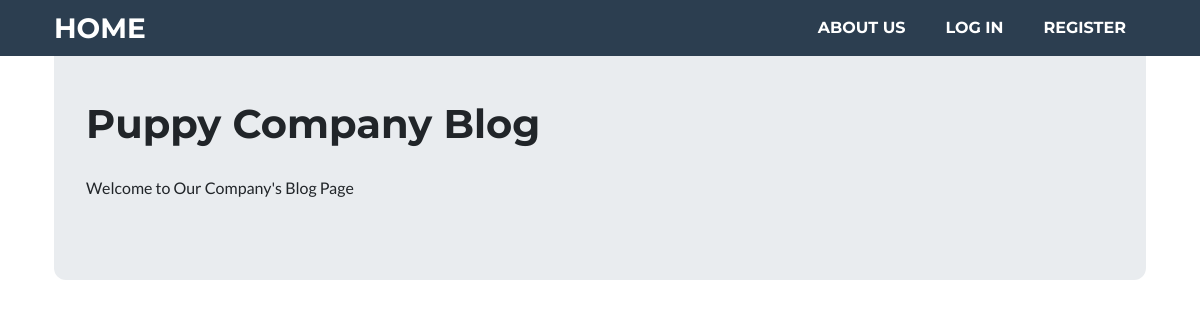
Before: / with the older database file.
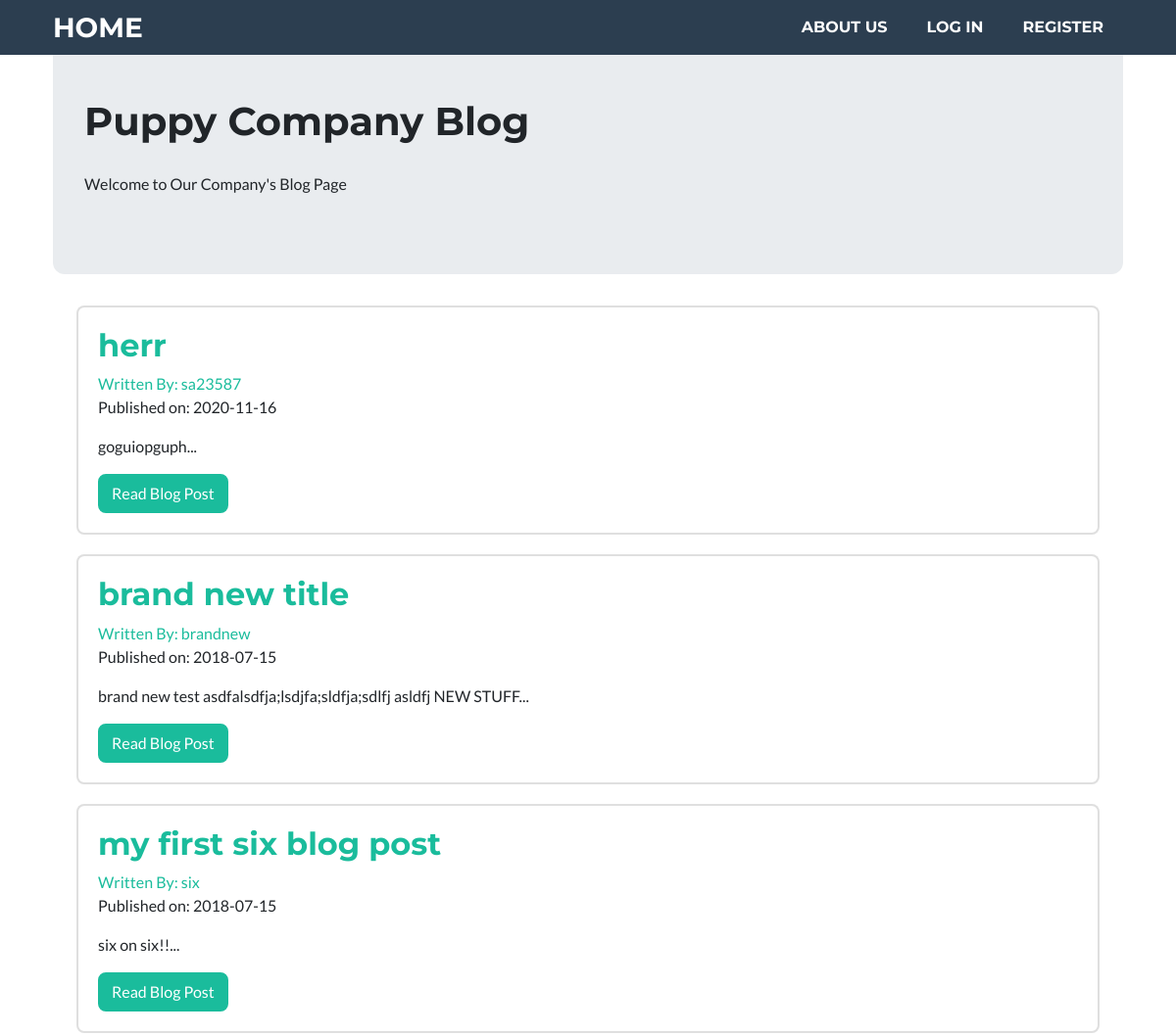
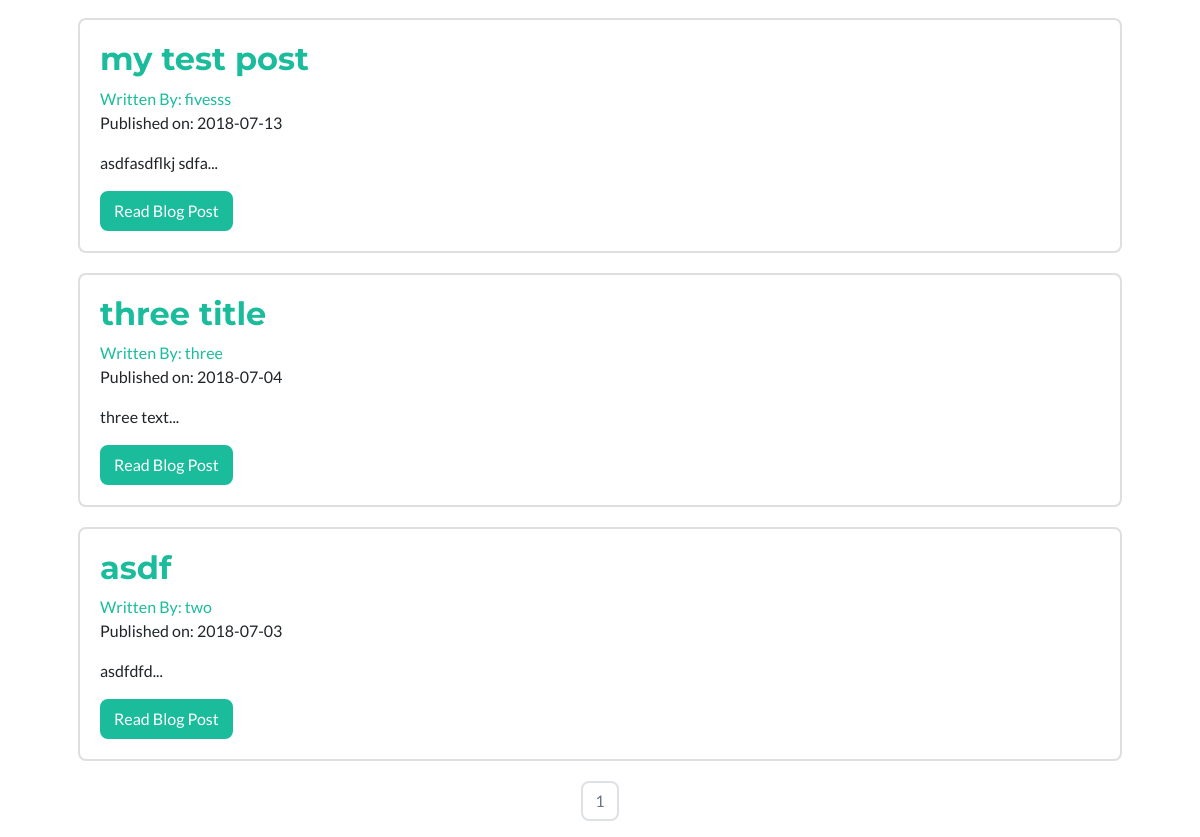
After: the same page with the newer database file (2 pictures, top to bottom).
### puppycompanyblog/models.py (models this page shows, shortened)
class BlogPost(db.Model):
    users = db.relationship(User)
    id = db.Column(db.Integer, primary_key=True)
    user_id = db.Column(db.Integer, db.ForeignKey('users.id'), nullable=False)
    date = db.Column(db.DateTime, nullable=False, default=datetime.utcnow)
    title = db.Column(db.String(140), nullable=False)
    text = db.Column(db.Text, nullable=False)

class User(db.Model, UserMixin):
    __tablename__ = 'users'
    id = db.Column(db.Integer, primary_key = True)
    profile_image = db.Column(db.String(20), nullable=False, default='default_profile.png')
    email = db.Column(db.String(64), unique=True, index=True)
    username = db.Column(db.String(64), unique=True, index=True)
    password_hash = db.Column(db.String(128))
    posts = db.relationship('BlogPost', backref='author', lazy=True)

### puppycompanyblog/core/views.py (the view)
@core.route('/')
def index():
    page = request.args.get('page', 1, type=int)
    blog_posts = BlogPost.query.order_by(BlogPost.date.desc()).paginate(page=page, per_page=10)
    return render_template('index.html',blog_posts=blog_posts)

### puppycompanyblog/templates/index.html (shortened to what this page needs)
{% extends "base.html" %}
{% block content %}
  <div class="jumbotron" style = "align: center;" >
    <h1 style="padding-top : 6px;">Puppy Company Blog</h1>
    <p style="padding-top : 20px;">Welcome to Our Company's Blog Page</p>
  </div>
  <div class="container">
    {% for post in blog_posts.items %}
    <div class="card"  style="margin-top: 20px; margin-bottom: 20px;">
      <div class="card-body"">
        <h2><a class="card-title" href="  {{ url_for('blog_posts.blog_post', blog_post_id=post.id) }}">{{ post.title }}</a></h2>
        <a href="{{ url_for('users.user_posts', username=post.author.username) }}">Written By: {{ post.author.username }}</a>
        <p>Published on: {{ post.date.strftime('%Y-%m-%d') }}</p>
        <p class="card-text">{{ post.text[:100] }}...</p>
        <a href="{{ url_for('blog_posts.blog_post', blog_post_id=post.id) }}" class="btn btn-primary">Read Blog Post</a>
      </div>
    </div>
   {% endfor %}
   <nav aria-label="Page navigation example">
     <ul class="pagination justify-content-center">
       {% for page_num in blog_posts.iter_pages(left_edge=1, right_edge=1, left_current=1, right_current=2) %}
          {% if blog_posts.page == page_num %}
          <li class="page-item disabled">
            <a class="page-link" href="{{ url_for('core.index', page=page_num) }}">{{ page_num }}</a></li>
          {% else %}
            <li class="page-item"><a class="page-link" href="{{ url_for('core.index', page=page_num) }}">{{ page_num }}</a></li>
          {% endif %}
      {% endfor %}
    </nav>
{% endblock %}

### puppycompanyblog/templates/base.html (shortened to what this page needs)
<!DOCTYPE html>
<html>
  <head>
    <link rel="stylesheet" href="https://maxcdn.bootstrapcdn.com/bootstrap/4.0.0/css/bootstrap.min.css">
    <link rel="stylesheet" href="static/styles.css">
  </head>
  <body id="page-top">
            <nav class="navbar navbar-expand-lg bg-secondary text-uppercase fixed-top" id="mainNav" style=" height: 56px;">
                <div class="container" >
                    <a class="navbar-brand js-scroll-trigger" href="{{ url_for('core.index') }}">Home</a>
                    <div class="collapse navbar-collapse" id="navbarResponsive">
                        <ul class="navbar-nav ml-auto">
                            <li class="nav-item mx-0 mx-lg-1"><a class="nav-link py-3 px-0 px-lg-3 rounded js-scroll-trigger" href="{{ url_for('core.info') }}">About Us</a></li>
                            {% if current_user.is_authenticated %}
                            <li class="nav-item mx-0 mx-lg-1"><a class="nav-link py-3 px-0 px-lg-3 rounded js-scroll-trigger" href="{{ url_for('users.logout') }}">Log Out</a></li>
                            <li class="nav-item mx-0 mx-lg-1"><a class="nav-link py-3 px-0 px-lg-3 rounded js-scroll-trigger" href="{{ url_for('users.account') }}">Account</a></li>
                            <li class="nav-item mx-0 mx-lg-1"><a class="nav-link py-3 px-0 px-lg-3 rounded js-scroll-trigger" href="{{ url_for('blog_posts.create_post') }}">Create Post</a></li>
                            {% else %}
                            <li class="nav-item mx-0 mx-lg-1"><a class="nav-link py-3 px-0 px-lg-3 rounded js-scroll-trigger" href="{{ url_for('users.login') }}">Log In</a></li>
                            <li class="nav-item mx-0 mx-lg-1"><a class="nav-link py-3 px-0 px-lg-3 rounded js-scroll-trigger" href="{{ url_for('users.register') }}">Register</a></li>
                            {% endif %}
                        </ul>
                    </div>
                </div>
            </nav>
<div class="container" style="margin-top: 30px;">
  {% block content %}
  {% endblock %}
</div>
  </body>
</html>

Changed rows visible on the page:
added BlogPost: title "herr", author.username "sa23587", date "2020-11-16", text "goguiopguph"
added BlogPost: title "brand new title", author.username "brandnew", date "2018-07-15", text "brand new test asdfalsdfja;lsdjfa;sldfja;sdlfj asldfj NEW STUFF"
added BlogPost: title "my first six blog post", author.username "six", date "2018-07-15", text "six on six!!"
added BlogPost: title "my test post", author.username "fivesss", date "2018-07-13", text "asdfasdflkj sdfa"
added BlogPost: title "three title", author.username "three", date "2018-07-04", text "three text"
added BlogPost: title "asdf", author.username "two", date "2018-07-03", text "asdfdfd"
Other visible differences:
new list line: "1"
